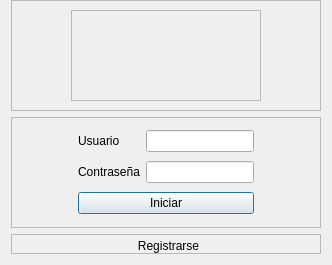
<?xml version="1.0" encoding="UTF-8"?>
<ui version="4.0">
 <class>Login</class>
 <widget class="QDialog" name="Login">
  <property name="geometry">
   <rect>
    <x>0</x>
    <y>0</y>
    <width>332</width>
    <height>265</height>
   </rect>
  </property>
  <property name="sizePolicy">
   <sizepolicy hsizetype="Fixed" vsizetype="Fixed">
    <horstretch>0</horstretch>
    <verstretch>0</verstretch>
   </sizepolicy>
  </property>
  <property name="windowTitle">
   <string>Login</string>
  </property>
  <layout class="QVBoxLayout" name="verticalLayout">
   <property name="topMargin">
    <number>0</number>
   </property>
   <item>
    <widget class="QFrame" name="frame_2">
     <property name="styleSheet">
      <string notr="true"/>
     </property>
     <property name="frameShape">
      <enum>QFrame::StyledPanel</enum>
     </property>
     <property name="frameShadow">
      <enum>QFrame::Raised</enum>
     </property>
     <layout class="QHBoxLayout" name="horizontalLayout_2">
      <item>
       <spacer name="horizontalSpacer_4">
        <property name="orientation">
         <enum>Qt::Horizontal</enum>
        </property>
        <property name="sizeType">
         <enum>QSizePolicy::Fixed</enum>
        </property>
        <property name="sizeHint" stdset="0">
         <size>
          <width>50</width>
          <height>20</height>
         </size>
        </property>
       </spacer>
      </item>
      <item>
       <widget class="QFrame" name="frame_3">
        <property name="styleSheet">
         <string notr="true">border-image: url(:/img/img/logo.jpg);</string>
        </property>
        <property name="frameShape">
         <enum>QFrame::StyledPanel</enum>
        </property>
        <property name="frameShadow">
         <enum>QFrame::Raised</enum>
        </property>
       </widget>
      </item>
      <item>
       <spacer name="horizontalSpacer_3">
        <property name="orientation">
         <enum>Qt::Horizontal</enum>
        </property>
        <property name="sizeType">
         <enum>QSizePolicy::Fixed</enum>
        </property>
        <property name="sizeHint" stdset="0">
         <size>
          <width>50</width>
          <height>20</height>
         </size>
        </property>
       </spacer>
      </item>
     </layout>
    </widget>
   </item>
   <item>
    <widget class="QFrame" name="frame">
     <property name="frameShape">
      <enum>QFrame::StyledPanel</enum>
     </property>
     <property name="frameShadow">
      <enum>QFrame::Raised</enum>
     </property>
     <layout class="QHBoxLayout" name="horizontalLayout">
      <item>
       <spacer name="horizontalSpacer">
        <property name="orientation">
         <enum>Qt::Horizontal</enum>
        </property>
        <property name="sizeHint" stdset="0">
         <size>
          <width>40</width>
          <height>20</height>
         </size>
        </property>
       </spacer>
      </item>
      <item>
       <layout class="QGridLayout" name="gridLayout">
        <item row="1" column="0">
         <widget class="QLabel" name="label_2">
          <property name="text">
           <string>Contraseña</string>
          </property>
         </widget>
        </item>
        <item row="1" column="1">
         <widget class="QLineEdit" name="pass">
          <property name="text">
           <string/>
          </property>
          <property name="echoMode">
           <enum>QLineEdit::Password</enum>
          </property>
         </widget>
        </item>
        <item row="2" column="0" colspan="2">
         <widget class="QPushButton" name="loginbutton">
          <property name="cursor">
           <cursorShape>PointingHandCursor</cursorShape>
          </property>
          <property name="text">
           <string>Iniciar</string>
          </property>
         </widget>
        </item>
        <item row="0" column="1">
         <widget class="QLineEdit" name="user"/>
        </item>
        <item row="0" column="0">
         <widget class="QLabel" name="label">
          <property name="text">
           <string>Usuario</string>
          </property>
         </widget>
        </item>
       </layout>
      </item>
      <item>
       <spacer name="horizontalSpacer_2">
        <property name="orientation">
         <enum>Qt::Horizontal</enum>
        </property>
        <property name="sizeHint" stdset="0">
         <size>
          <width>40</width>
          <height>20</height>
         </size>
        </property>
       </spacer>
      </item>
     </layout>
    </widget>
   </item>
   <item>
    <widget class="QFrame" name="frame_4">
     <property name="maximumSize">
      <size>
       <width>16777215</width>
       <height>20</height>
      </size>
     </property>
     <property name="frameShape">
      <enum>QFrame::StyledPanel</enum>
     </property>
     <property name="frameShadow">
      <enum>QFrame::Raised</enum>
     </property>
     <widget class="QPushButton" name="pushButton">
      <property name="geometry">
       <rect>
        <x>120</x>
        <y>0</y>
        <width>75</width>
        <height>23</height>
       </rect>
      </property>
      <property name="text">
       <string>Registrarse</string>
      </property>
      <property name="flat">
       <bool>true</bool>
      </property>
     </widget>
    </widget>
   </item>
  </layout>
 </widget>
 <tabstops>
  <tabstop>user</tabstop>
  <tabstop>pass</tabstop>
  <tabstop>loginbutton</tabstop>
  <tabstop>pushButton</tabstop>
 </tabstops>
 <resources/>
 <connections/>
</ui>
